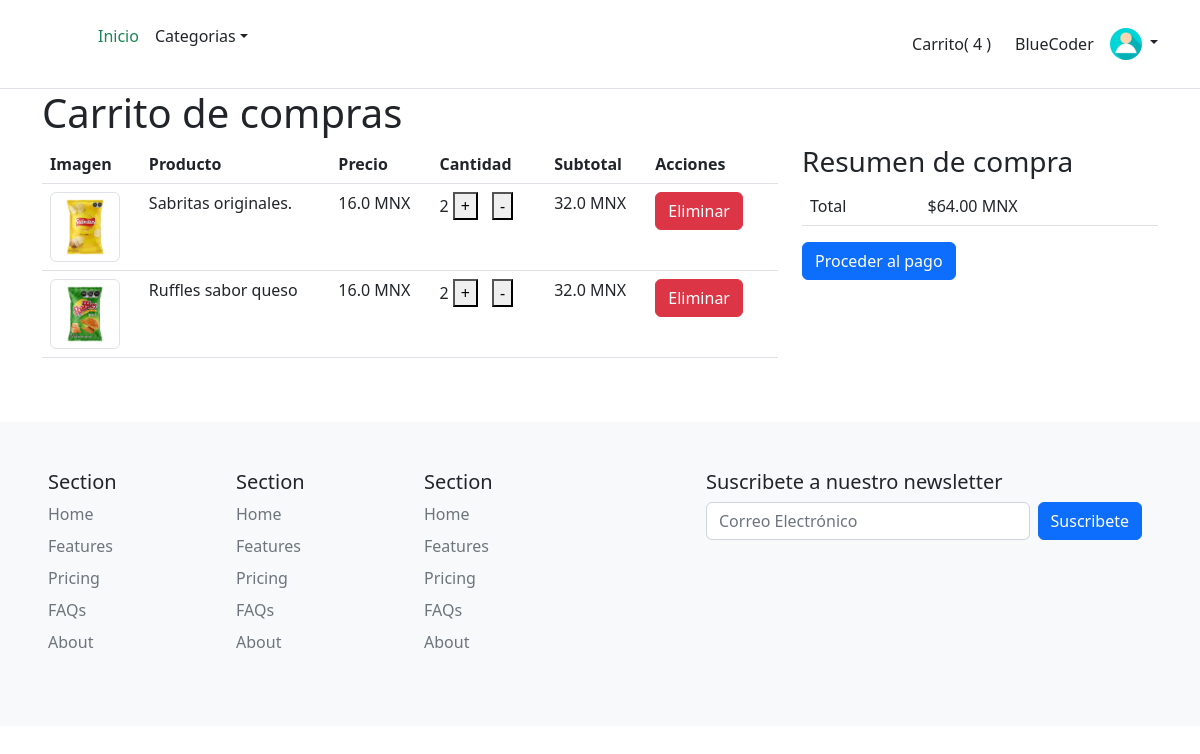
The page /cart/ (signed in) on the database its author committed.
### ecommerce/models.py (models this page shows, shortened)
class Customer(models.Model):
    user = models.OneToOneField(User,on_delete=models.CASCADE,null=True,blank=True)
    name = models.CharField(max_length=200,null=True)
    email = models.CharField(max_length=200,null=True)

class OrderItem(models.Model):
    product = models.ForeignKey(Product,on_delete=models.SET_NULL,null=True)
    order = models.ForeignKey(Order,on_delete=models.SET_NULL,null=True)
    quantity = models.IntegerField(default=0,null=True,blank=True)
    date_added = models.DateTimeField(auto_now_add=True)
    @property
    def get_total(self):
        return self.product.price * self.quantity

class Product(models.Model):
    name = models.CharField(max_length=200,null=True)
    price = models.FloatField()
    description = models.TextField()
    image = models.ImageField(null=True,blank=True)
    category = models.ForeignKey(Category,on_delete=models.SET_NULL,null=True,blank=True)
    @property
    def imageURL(self):
        try:
            url = self.image.url
        except:
            url = ''
        return url

class Order(models.Model):
    customer = models.ForeignKey(Customer,on_delete=models.SET_NULL,null=True,blank=True)
    date_ordered = models.DateTimeField(auto_now_add=True)
    is_completed = models.BooleanField(default=False)
    transaction_id = models.CharField(max_length=100,null=True)
    @property
    def get_cart_total(self):
        order_items = OrderItem.objects.filter(order=self)
        total = 0
        for item in order_items:
            total += item.get_total
        return total
    @property
    def get_cart_items(self):
        order_items = OrderItem.objects.filter(order=self)
        items = 0
        for order in order_items:
            items += order.quantity
        return items

### ecommerce/views.py (the view)
# urls.py: path('cart/',views.cart,name='cart'),
def cart(request):
    data = getData(request)
    context = {'cart':data['items'], 'order':data['order'], 'cartItems':data['cartItems']}
    print(data['items'])
    return render(request,'ecommerce/Cart.html',context)

### ecommerce/utils.py (called while the page is built, shortened)
def getData(request):
    if request.user.is_authenticated:
        customer = request.user.customer
        order, created = Order.objects.get_or_create(customer=customer,is_completed=False)
        items = OrderItem.objects.filter(order=order)
        cartItems = order.get_cart_items
    return {'order':order,'items':items, 'cartItems':cartItems}

### ecommerce/templates/ecommerce/Cart.html (shortened to what this page needs)
{% extends 'ecommerce/Main.html' %}
{% load static %}
{% block content %}
    <div class="container">
        <h1>Carrito de compras</h1>
        <div class="row">
        <div class="col-md-8">
            <table class="table">
            <thead>
                <tr>
                <th>Imagen</th>
                <th>Producto</th>
                <th>Precio</th>
                <th>Cantidad</th>
                <th>Subtotal</th>
                <th>Acciones</th>
                </tr>
            </thead>
            <tbody>
{% if user.is_authenticated %}
    {% for item in cart %}
        <tr>
            <td>
                <img src="{{ item.product.imageURL }}" class="img-thumbnail product-images">
            </td>
            <td>{{ item.product.name }}</td>
            <td>{{ item.product.price }} MNX</td>
            <td>
                {{ item.quantity }}
                <button class="update-item" data-product="{{ item.product.id }}" data-action="add" >+</button>
                <button class="update-item" data-product="{{ item.product.id }}" data-action="remove" >-</button>
            </td>
            <td> {{ item.get_total  }} MNX</td>
            <td>
                <button class="btn btn-danger delete-item" data-product="{{ item.product.id }}" >Eliminar</button>
            </td>
        </tr>
    {% endfor %}
{% endif %}
            </tbody>
            </table>
        </div>
        <div class="col-md-4">
            <h3>Resumen de compra</h3>
            <table class="table">
            <tr>
                <td>Total</td>
                <td>${{ order.get_cart_total|floatformat:2 }} MNX</td>
            </tr>
            </table>
            <a class="btn btn-primary" href="{% url 'checkout' %}">Proceder al pago</a>
        </div>
        </div>
    </div>
{% endblock %}

### ecommerce/templates/ecommerce/navbar.html (shortened to what this page needs)
{% load static %}
<header class="p-3 border-bottom">
    <div class="container">
      <div class="d-flex flex-wrap align-items-center justify-content-center justify-content-lg-start">
        <a href="/" class="d-flex align-items-center mb-2 mb-lg-0 text-dark text-decoration-none">
          <svg class="bi me-2" width="40" height="32" role="img" aria-label="Bootstrap"><use xlink:href="#bootstrap"></use></svg>
        </a>
        <ul class="nav col-12 col-lg-auto me-lg-auto mb-2 justify-content-center mb-md-0">
          <li><a href="{% url 'index' %}" class="nav-link px-2 link-success text-success text-bold">Inicio</a></li>
          <li>
            <div class="dropdown text-end">
                <p class="nav-link px-2 link-dark d-block link-dark text-decoration-none dropdown-toggle" data-bs-toggle="dropdown" aria-expanded="false">Categorias</p>
              </div>
          </li>
        </ul>
        <div class="">
          <a href="{% url 'cart' %}" class="my-auto mx-2 text-decoration-none text-dark">Carrito( {{ cartItems }} )</a>
        </div>
        {% if request.user.is_authenticated %}
          <p class="my-auto mx-3 text-decoration-none text-dark">{{ request.user.customer.name }}</p>
        {% endif %}
        <div class="dropdown text-end">
          {% if request.user.is_authenticated %}
            <a href="#" class="d-block link-dark text-decoration-none dropdown-toggle" data-bs-toggle="dropdown" aria-expanded="false">
              <img src="{% static 'images/anonymus.webp' %}" alt="mdo" width="32" height="32" class="rounded-circle">
            </a>
          {% endif %}
      </div>
    </div>
</header>

### ecommerce/templates/ecommerce/Cart.html (style rules this page uses)
.product-images { width: 70px; height: 70px; }
table { width: 100%; }
thead th { background-color: #f5f5f5; }
button { margin-right: 10px; }

### rows shown on the page
OrderItem: product.imageURL (picture), product.name "Sabritas originales.", product.price "16.0", quantity "2", get_total "32.0"
OrderItem: product.imageURL (picture), product.name "Ruffles sabor queso", product.price "16.0", quantity "2", get_total "32.0"
Order: get_cart_total "64.00"

### other values the page prints
{{ cartItems }} "4"
{{ request.user.customer.name }} "BlueCoder"
